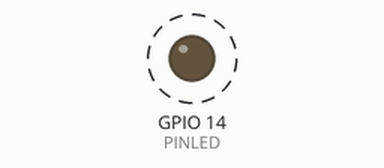
This sketch was run on a simulated ESP32. Shown: output pins drawn as LEDs (lit = HIGH). Dashed ring = blinking.

Above: at 0.1 s.
Timing chart, 0 to 3.0 s (numbered marks = the images above):
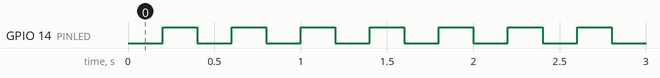

Measured:
- by itself, GPIO 14 (PINLED): alternates HIGH for 0.20 s and LOW for 0.20 s

The sketch:

ESP32-Blink.ino
```cpp
#include "led.h"
#include "fs.h"
#define PINLED 14

LedModel ledModel(PINLED);
ledBlink ledBlynk(PINLED);
// the setup function runs once when you press reset or power the board
void setup() {
  // initialize digital pin LED_BUILTIN as an output.
  Serial.begin(115200);
  //Serial.setTimeout(10);
  //ledBlynk.setBlink(ledModel.getDelaytime());
  ledBlynk.setBlink(200);

}

// the loop function runs over and over again forever
String Sdata="";
void loop() {
  ledBlynk._loop();
  if (Serial.available())
    if (Serial.find("SET TIME ")){
        Sdata = Serial.readString();
        Serial.println(Sdata);
        ledBlynk.setBlink(Sdata.toInt());
        ledModel.setDelaytime(Sdata.toInt());
    }
}
```

fs.cpp
```cpp
#include "fs.h"

LedModel::LedModel(byte pinLed){

}
void LedModel::setState(boolean state){

}
void LedModel::setDelaytime(unsigned long time){

}
boolean LedModel::getState(){

}
unsigned long LedModel::getDelaytime(){

}
byte LedModel::getPin(){

}
```

fs.h
```cpp
#ifndef __fs_h__
#define __fs_h__

#include "arduino.h"
#include "SPIFFS.h"

class LedModel  {
    private:
        byte __pinLED;

        boolean __ledState = LOW;

        unsigned long __delayTime;
    public:
        LedModel(byte pinLed);
        void setState(boolean state);
        void setDelaytime(unsigned long time);
        boolean getState();
        unsigned long getDelaytime();
        byte getPin();
};
#endif
```

led.cpp
```cpp
#include "led.h"

ledBlink::ledBlink(byte ledpin){
    pinMode(ledpin,OUTPUT);
    __pinLED=ledpin;
}
void ledBlink::setBlink(unsigned long time){
    __nextChangeState=millis()+time;
    __delayTime=time;
}
void ledBlink::_loop(){
    if (__delayTime!=0 && millis()>=__nextChangeState){
        __ledState = !__ledState;
        digitalWrite(__pinLED,__ledState);
        __nextChangeState+=__delayTime;
        //Serial.println(millis());
    }
}
byte ledBlink::getPin() {
    return __pinLED;
}
unsigned long ledBlink::getBlink(){
    return __delayTime;
}
```

led.h
```cpp
#ifndef __led_h__
#define __led_h__
/*
 * LED Blink Class
 */
#include "Arduino.h"

class ledBlink  {
    private:
        byte __pinLED;

        boolean __ledState = LOW;

        unsigned long __delayTime;
        unsigned long __nextChangeState=0;
    public:
        ledBlink(byte ledpin);
        void setBlink(unsigned long time);
        void _loop();
        byte getPin();
        unsigned long getBlink();
};


#endif
```
